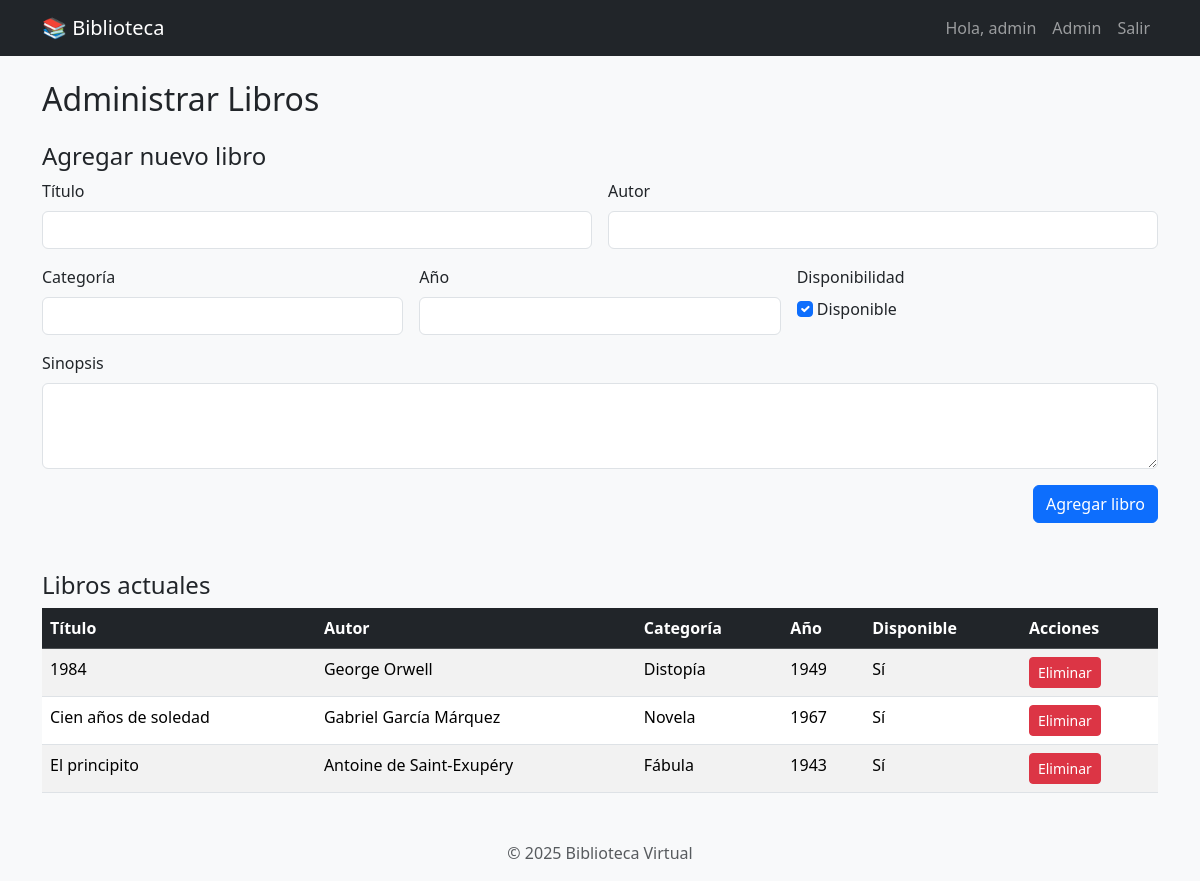
Page /admin (signed in) on the committed database.
### models/models.py (models this page shows, shortened)
class Usuario(UserMixin, db.Model):
    __tablename__ = 'usuarios'
    id = db.Column(db.Integer, primary_key=True)
    nombre = db.Column(db.String(100), nullable=False)
    correo = db.Column(db.String(120), unique=True, nullable=False)
    contraseña_hash = db.Column(db.String(128), nullable=False)
    identificacion = db.Column(db.String(20), nullable=False)
    rol = db.Column(db.String(20), default='usuario')  # 'usuario' o 'admin'
    def is_admin(self):
        return self.rol == 'admin'

class Libro(db.Model):
    __tablename__ = 'libros'
    id = db.Column(db.Integer, primary_key=True)
    titulo = db.Column(db.String(200), nullable=False)
    autor = db.Column(db.String(100), nullable=False)
    categoria = db.Column(db.String(100))
    sinopsis = db.Column(db.Text)
    anio = db.Column(db.Integer)
    disponible = db.Column(db.Boolean, default=True)

### controllers/main.py (the view, shortened to what this page needs)
@main_bp.route('/admin', methods=['GET', 'POST'])
@login_required
def admin():
    if not current_user.is_admin():
        flash('Acceso restringido solo para administradores.')
        return redirect(url_for('main.index'))
    libros = Libro.query.order_by(Libro.titulo).all()
    return render_template('admin.html', libros=libros)

### models/models.py (called while the page is built)
@login_manager.user_loader
def load_user(user_id):
    return Usuario.query.get(int(user_id))

### templates/admin.html (shortened to what this page needs)
{% extends 'layout.html' %}
{% block content %}
<h2 class="mb-4">Administrar Libros</h2>
<h4>Agregar nuevo libro</h4>
<form method="POST" class="mb-5">
  <div class="row g-3">
    <div class="col-md-6">
      <label for="titulo" class="form-label">Título</label>
      <input type="text" class="form-control" id="titulo" name="titulo" required>
    </div>
    <div class="col-md-6">
      <label for="autor" class="form-label">Autor</label>
      <input type="text" class="form-control" id="autor" name="autor" required>
    </div>
    <div class="col-md-4">
      <label for="categoria" class="form-label">Categoría</label>
      <input type="text" class="form-control" id="categoria" name="categoria">
    </div>
    <div class="col-md-4">
      <label for="anio" class="form-label">Año</label>
      <input type="number" class="form-control" id="anio" name="anio">
    </div>
    <div class="col-md-4">
      <label class="form-label">Disponibilidad</label><br>
      <input class="form-check-input" type="checkbox" name="disponible" checked> Disponible
    </div>
    <div class="col-12">
      <label for="sinopsis" class="form-label">Sinopsis</label>
      <textarea class="form-control" id="sinopsis" name="sinopsis" rows="3"></textarea>
    </div>
    <div class="col-12 text-end">
      <button type="submit" class="btn btn-primary">Agregar libro</button>
    </div>
  </div>
</form>
<h4>Libros actuales</h4>
<table class="table table-striped table-hover">
  <thead class="table-dark">
    <tr>
      <th>Título</th>
      <th>Autor</th>
      <th>Categoría</th>
      <th>Año</th>
      <th>Disponible</th>
      <th>Acciones</th>
    </tr>
  </thead>
  <tbody>
    {% for libro in libros %}
      <tr>
        <td>{{ libro.titulo }}</td>
        <td>{{ libro.autor }}</td>
        <td>{{ libro.categoria }}</td>
        <td>{{ libro.anio or '-' }}</td>
        <td>{{ 'Sí' if libro.disponible else 'No' }}</td>
        <td>
          <form method="post" action="{{ url_for('main.eliminar_libro', libro_id=libro.id) }}" onsubmit="return confirm('¿Eliminar este libro?');">
            <button class="btn btn-sm btn-danger">Eliminar</button>
          </form>
        </td>
      </tr>
    {% endfor %}
  </tbody>
</table>
{% endblock %}

### templates/layout.html (shortened to what this page needs)
<!DOCTYPE html>
<html lang="es">
<head>
  <link href="https://cdn.jsdelivr.net/npm/bootstrap@5.3.2/dist/css/bootstrap.min.css" rel="stylesheet">
  <link href="{{ url_for('static', filename='css/style.css') }}" rel="stylesheet">
</head>
<body class="bg-light">
  <nav class="navbar navbar-expand-lg navbar-dark bg-dark mb-4">
    <div class="container">
      <a class="navbar-brand" href="{{ url_for('main.index') }}">📚 Biblioteca</a>
      <div class="collapse navbar-collapse">
        <ul class="navbar-nav ms-auto">
          {% if current_user.is_authenticated %}
            <li class="nav-item">
              <a class="nav-link" href="#">Hola, {{ current_user.nombre }}</a>
            </li>
            {% if current_user.is_admin() %}
              <li class="nav-item">
                <a class="nav-link" href="{{ url_for('main.admin') }}">Admin</a>
              </li>
            {% endif %}
            <li class="nav-item">
              <a class="nav-link" href="{{ url_for('main.logout') }}">Salir</a>
            </li>
          {% endif %}
        </ul>
      </div>
    </div>
  </nav>
  <div class="container">
    {% block content %}{% endblock %}
  </div>
  <footer class="text-center mt-5 text-muted">
    <p>&copy; 2025 Biblioteca Virtual</p>
  </footer>
</body>
</html>

### static/css/style.css (style rules this page uses)
body { font-family: 'Segoe UI', Tahoma, Geneva, Verdana, sans-serif; }
footer { margin-top: 3rem; }

### rows in the picture
Usuario: nombre "admin"
Libro: titulo "1984", autor "George Orwell", categoria "Distopía", anio "1949", disponible "Sí"
Libro: titulo "Cien años de soledad", autor "Gabriel García Márquez", categoria "Novela", anio "1967", disponible "Sí"
Libro: titulo "El principito", autor "Antoine de Saint-Exupéry", categoria "Fábula", anio "1943", disponible "Sí"
